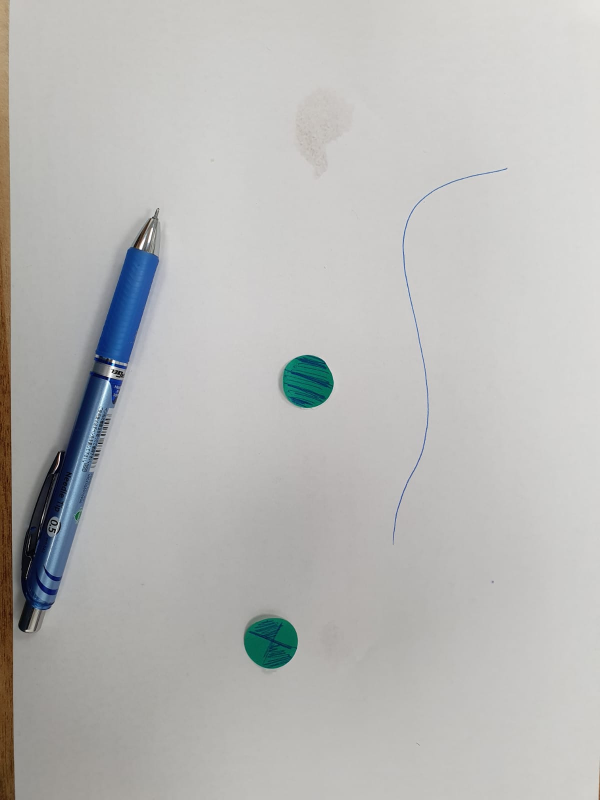
#> input picture data/A/image001.jpg, 1200 x 1600 px (shown at 1/2 size)
$ python -i Preprocess.py   (imports and definitions only)
#> lines starting #> are read from the running program, lines starting #| are printed output that depends on the picture
import cv2
import os
import inspect
import sys


class Prep:
    """
    Class read file from path using preprocessed methods by attributes
    """

    def __init__(self, image):
#> called with image = '../data/A/image001.jpg'
        try:
            self.image = cv2.imread(image) if os.path.isfile(image) else 'Non img file'
#> self.image is the input picture: shape (1600, 1200, 3); mean B, G, R 183.4, 185.2, 185.2
            self.origin = self.image.copy()
            self.gray = cv2.imread(image, 0)
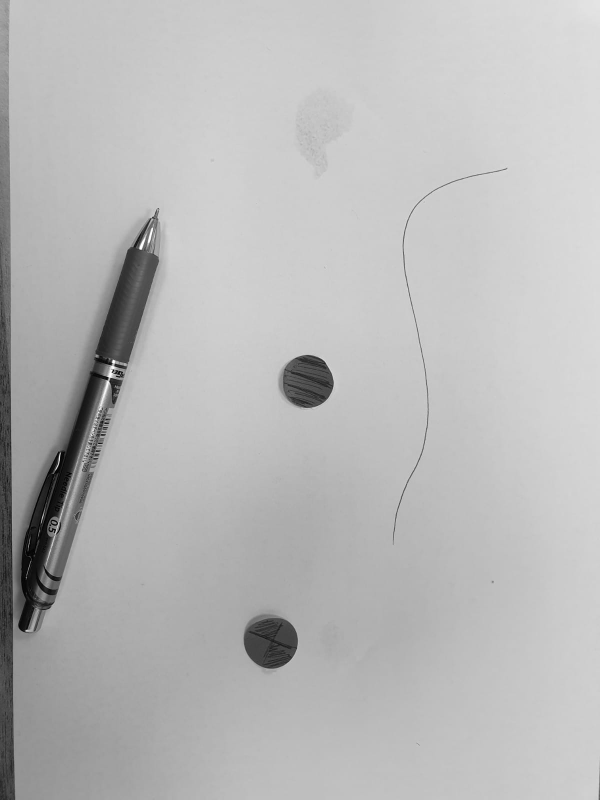
#> self.gray: shape (1600, 1200) (shown at 1/2 size); min 0, max 255, mean 185
        except:
            print("Image file not found, check path!")
            sys.exit()

    def get_info(self, image, show=False):
        var = self.retrieve_name(image).upper()
        print(f"VAR:\t{var}"
              f"\nDTYPE:\t{image.dtype}"
              f"\nTYPE:\t{type(image)}"
              f"\nN_DIM:\t{image.ndim}"
              f"\nSHAPE:\t{image.shape}\n")
        if show:
            cv2.imshow(var, image)
            cv2.waitKey(2000)
            cv2.destroyWindow(var)

    def preprocess(self, prep=None, clr=None, ch=None, dt=None):
        image = self.image
        if prep == 'resize':
            image = cv2.resize(self.image, None, fx=0.8, fy=0.8)
            # image = cv2.resize(image, (200, 200))
        elif prep == 'flip':
            image = cv2.flip(image, 0)
        elif prep == 'uflip':
            image = cv2.flip(image, 1)

        if clr == 'gray':
            image = cv2.cvtColor(image, cv2.COLOR_BGR2GRAY)
        elif clr == 'rgb':
            image = cv2.cvtColor(image, cv2.COLOR_BGR2RGB)
        elif clr == 'hsv':
            image = cv2.cvtColor(image, cv2.COLOR_BGR2HSV)

        if ch == 1 and image.ndim > 1:
            image = image[:, 0, 0]
        elif ch == 2 and image.ndim > 2:
            image = image[:, :, 0]
        elif ch == 3 and image.ndim <= 2:
            image = np.repeat(image[:, :, np.newaxis], 3, axis=2)
        elif ch == '+':
            image = image[:, :, :]
        elif ch == '-':
            image = image[::-1]

        if dt is not None:
            image = image.astype(dt)

        return image

    @staticmethod
    def retrieve_name(var):
        callers_local_vars = inspect.currentframe().f_back.f_back.f_locals.items()
        res = [var_name for var_name, var_val in callers_local_vars if var_val is var]
        return ''.join(res)

    # [57 lines of commented-out code are left out]

>>> result = Prep('../data/A/image001.jpg').preprocess()

$ run again, on data/A/image002.jpg
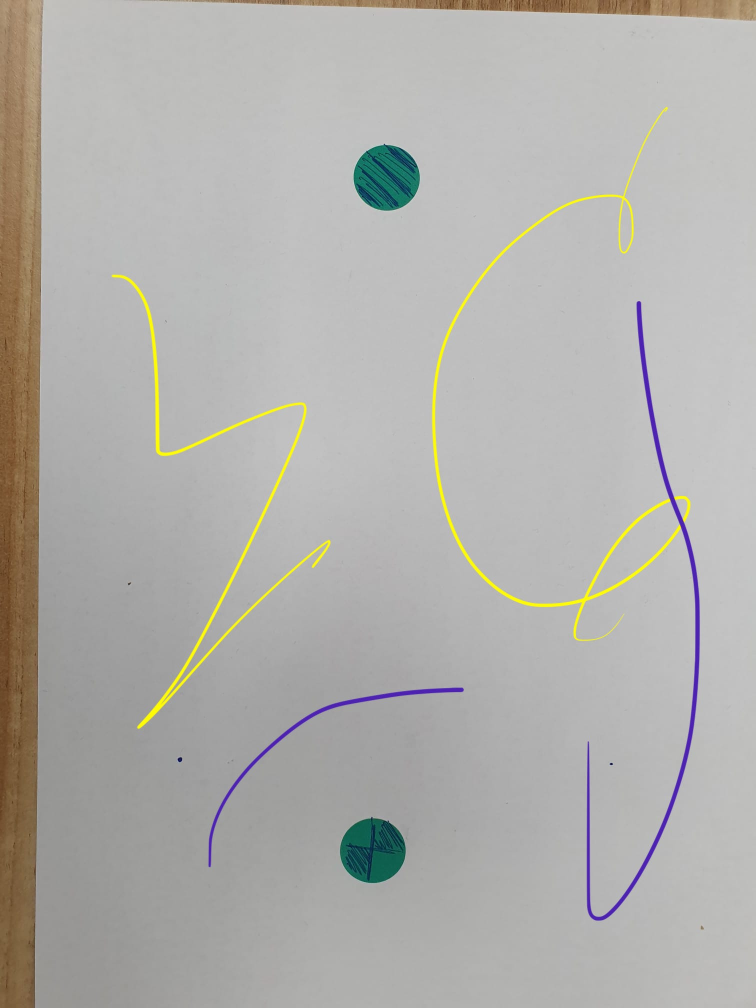
#> input picture data/A/image002.jpg, 1512 x 2016 px (shown at 1/2 size)
#> in __init__, self.image is the input picture: shape (2016, 1512, 3); mean B, G, R 171.9, 175.6, 177.1
#> in __init__, `self.gray = cv2.imread(image, 0)`:
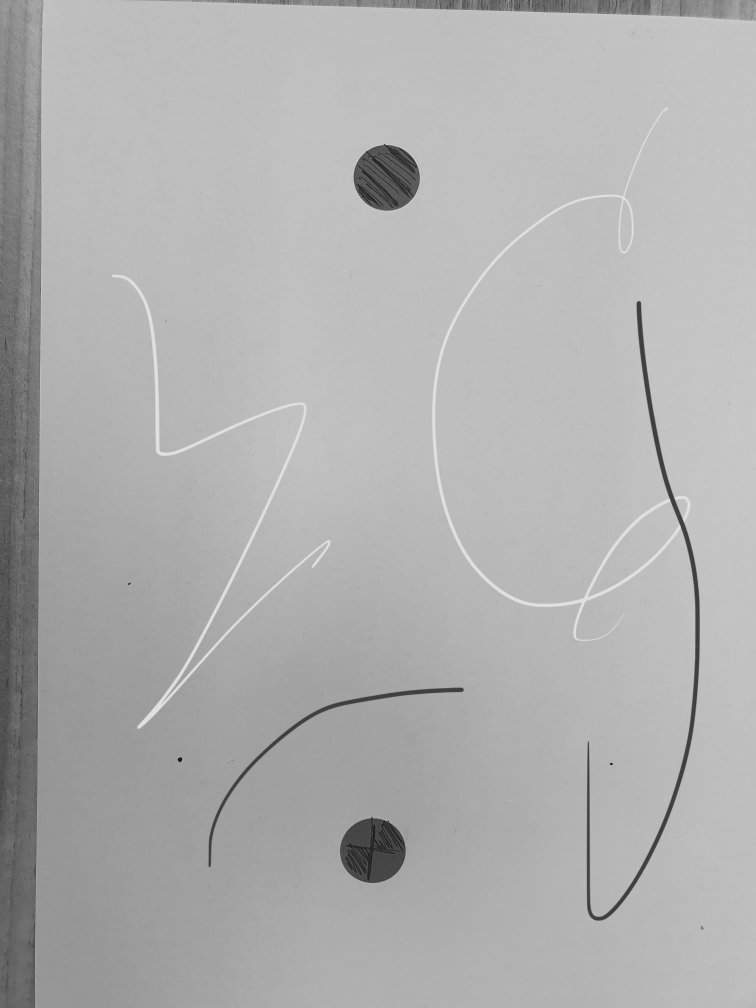
#> self.gray: shape (2016, 1512) (shown at 1/2 size); min 2, max 234, mean 175.7

$ run again, on data/A/image003.jpg
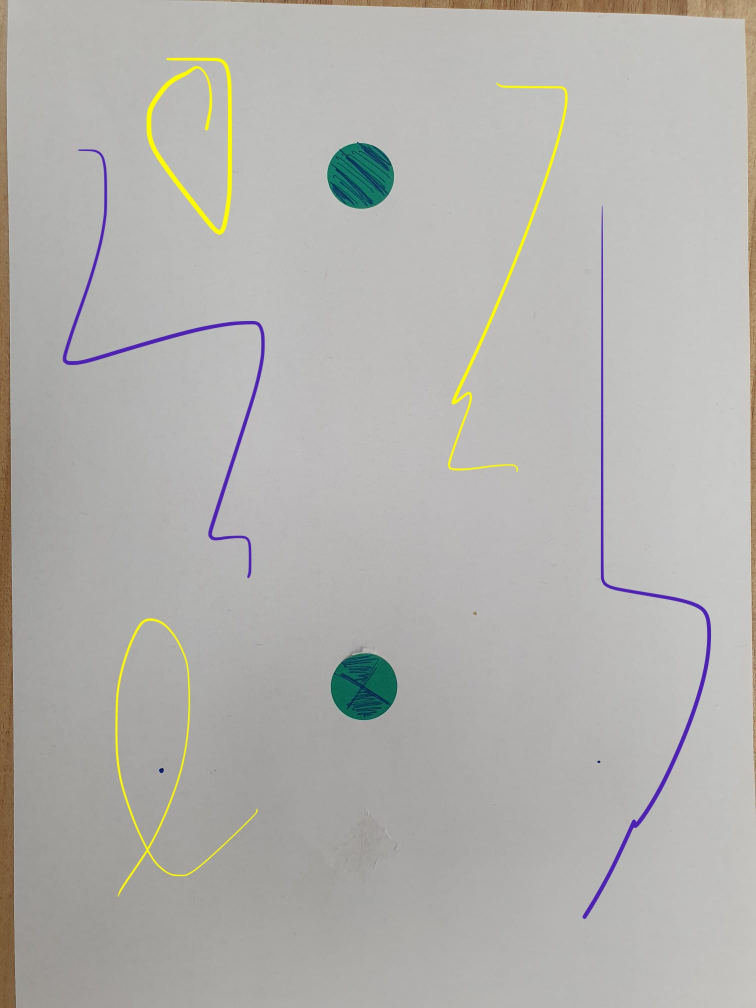
#> input picture data/A/image003.jpg, 1512 x 2016 px (shown at 1/2 size)
#> in __init__, self.image is the input picture: shape (2016, 1512, 3); mean B, G, R 174, 177.6, 178.7
#> in __init__, `self.gray = cv2.imread(image, 0)`:
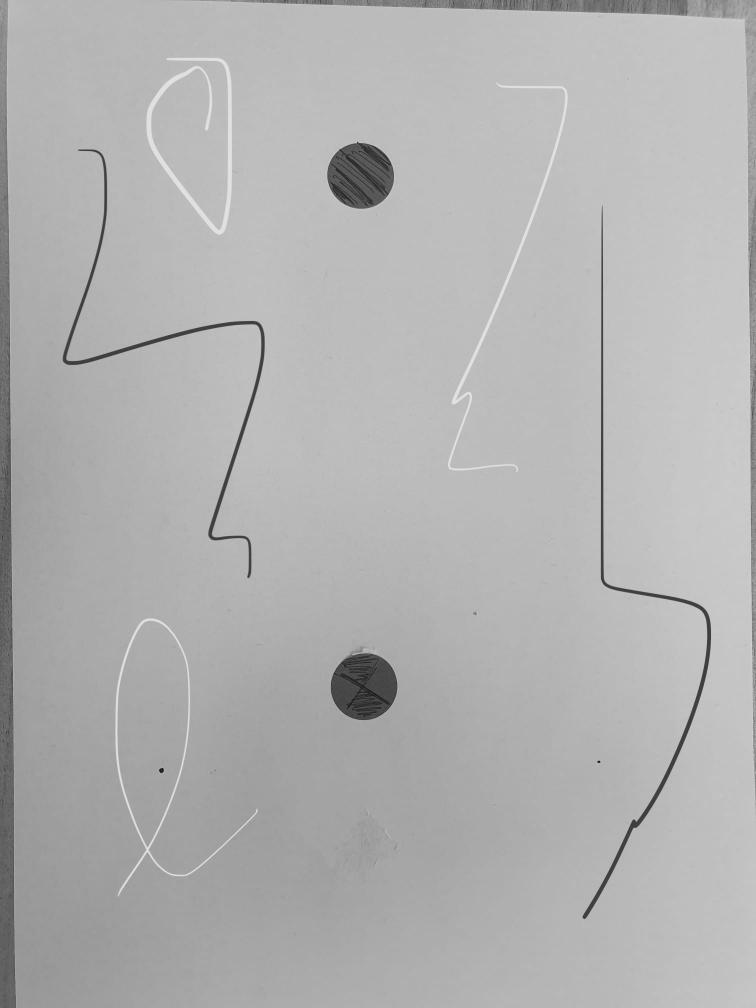
#> self.gray: shape (2016, 1512) (shown at 1/2 size); min 6, max 234, mean 177.6

$ run again, on data/A/temp1a.jpg
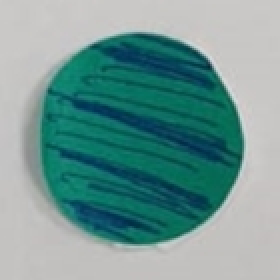
#> input picture data/A/temp1a.jpg, 140 x 140 px (shown 2 times larger)
#> in __init__, self.image is the input picture: shape (140, 140, 3); mean B, G, R 149, 151.9, 113.6
#> in __init__, `self.gray = cv2.imread(image, 0)`:
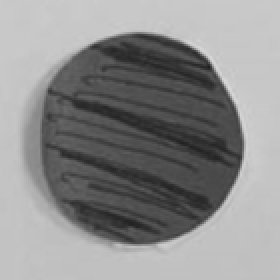
#> self.gray: shape (140, 140) (shown 2 times larger); min 31, max 216, mean 140.1
